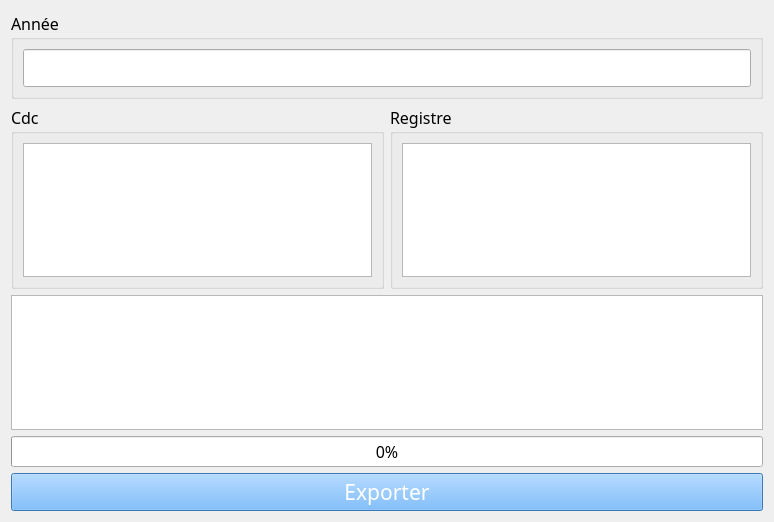
<?xml version="1.0" encoding="UTF-8"?>
<ui version="4.0">
 <class>Form</class>
 <widget class="QWidget" name="Form">
  <property name="geometry">
   <rect>
    <x>0</x>
    <y>0</y>
    <width>774</width>
    <height>522</height>
   </rect>
  </property>
  <property name="font">
   <font>
    <family>Papyrus</family>
    <pointsize>12</pointsize>
   </font>
  </property>
  <property name="windowTitle">
   <string>Exportation</string>
  </property>
  <layout class="QVBoxLayout" name="verticalLayout_2">
   <item>
    <widget class="QGroupBox" name="groupBox">
     <property name="title">
      <string>Année</string>
     </property>
     <layout class="QHBoxLayout" name="horizontalLayout">
      <item>
       <widget class="QLineEdit" name="input_annee">
        <property name="font">
         <font>
          <family>Papyrus</family>
          <pointsize>16</pointsize>
         </font>
        </property>
       </widget>
      </item>
     </layout>
    </widget>
   </item>
   <item>
    <layout class="QHBoxLayout" name="horizontalLayout_4">
     <item>
      <widget class="QGroupBox" name="groupBox_2">
       <property name="title">
        <string>Cdc</string>
       </property>
       <layout class="QHBoxLayout" name="horizontalLayout_2">
        <item>
         <widget class="QTableWidget" name="table_widget_cdc">
          <property name="font">
           <font>
            <family>Papyrus</family>
            <pointsize>12</pointsize>
           </font>
          </property>
         </widget>
        </item>
       </layout>
      </widget>
     </item>
     <item>
      <widget class="QGroupBox" name="groupBox_3">
       <property name="title">
        <string>Registre</string>
       </property>
       <layout class="QHBoxLayout" name="horizontalLayout_3">
        <item>
         <widget class="QTableWidget" name="table_widget_registre">
          <property name="font">
           <font>
            <family>Papyrus</family>
            <pointsize>12</pointsize>
           </font>
          </property>
         </widget>
        </item>
       </layout>
      </widget>
     </item>
    </layout>
   </item>
   <item>
    <layout class="QVBoxLayout" name="verticalLayout">
     <item>
      <widget class="QTableWidget" name="table_widget_production">
       <property name="font">
        <font>
         <family>Papyrus</family>
         <pointsize>12</pointsize>
        </font>
       </property>
      </widget>
     </item>
     <item>
      <widget class="QProgressBar" name="progressBar">
       <property name="value">
        <number>0</number>
       </property>
      </widget>
     </item>
     <item>
      <widget class="QPushButton" name="btn_exporter">
       <property name="font">
        <font>
         <family>Papyrus</family>
         <pointsize>16</pointsize>
        </font>
       </property>
       <property name="styleSheet">
        <string notr="true">background-color: rgb(85, 170, 255);
color: rgb(255, 255, 255);</string>
       </property>
       <property name="text">
        <string>Exporter</string>
       </property>
      </widget>
     </item>
    </layout>
   </item>
  </layout>
 </widget>
 <resources/>
 <connections/>
</ui>
